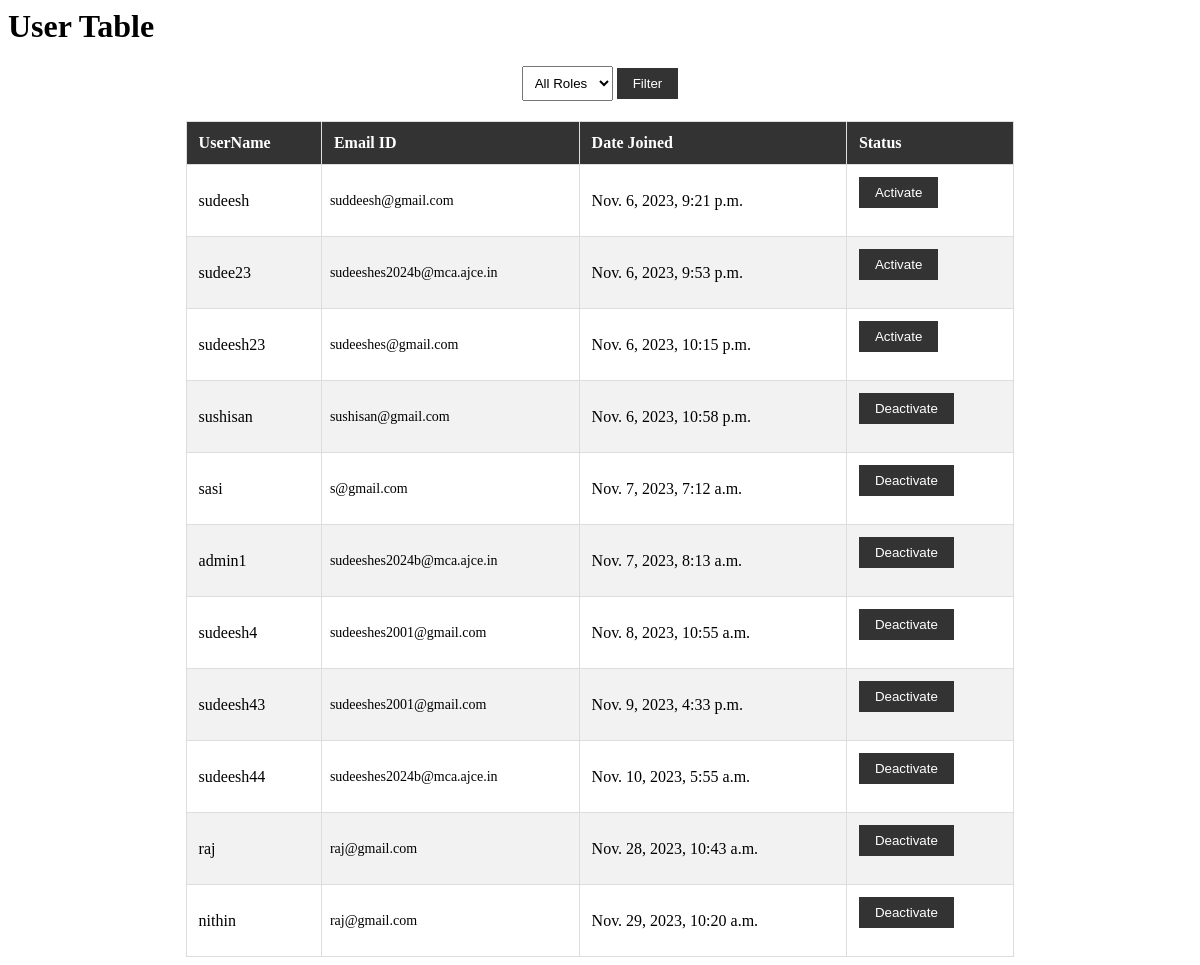
/user_account/, run on an earlier commit of the app's database.
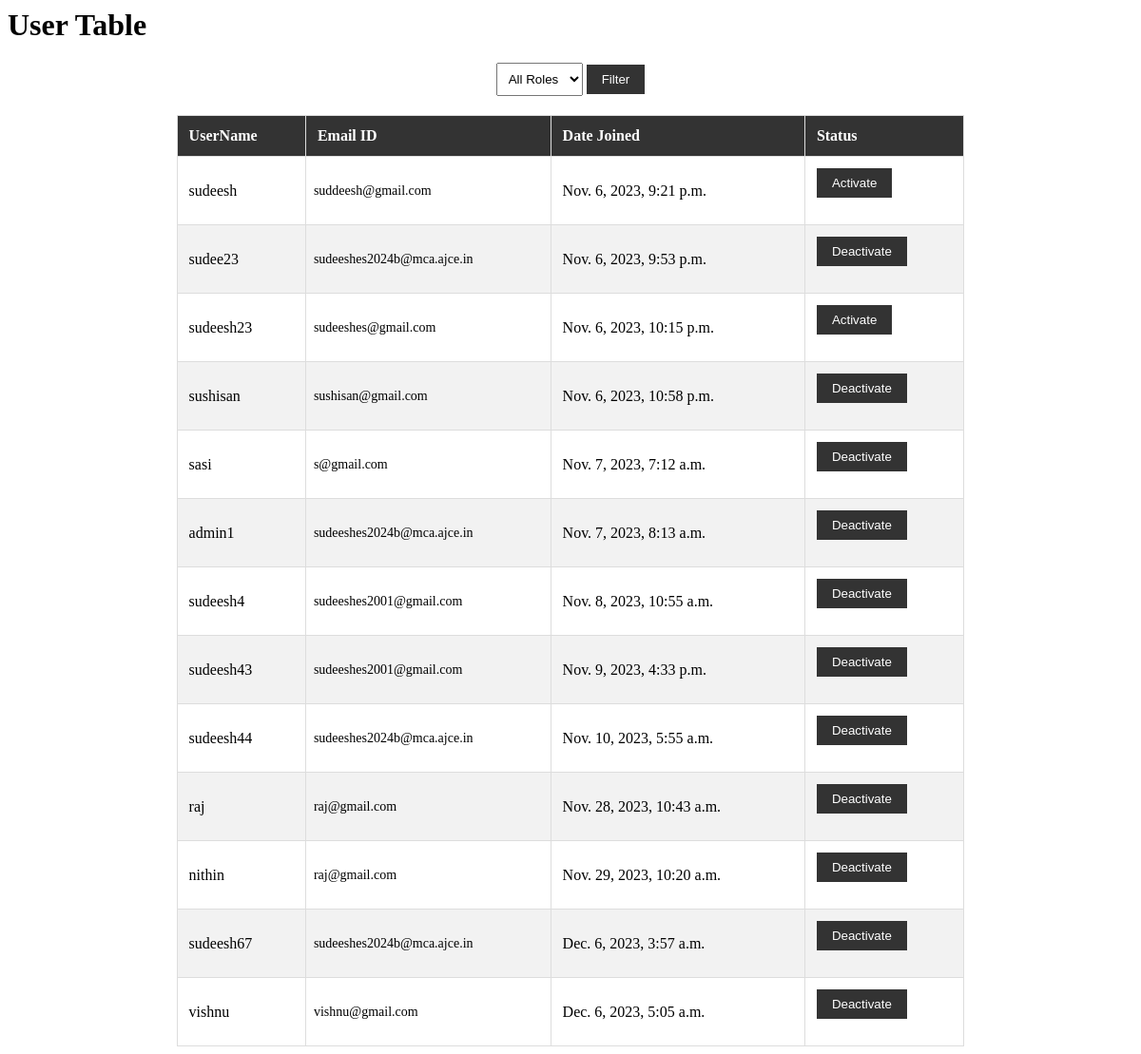
And on a later commit of the database.
### MyApp/models.py (models this page shows)
class User(AbstractUser):
    class Role(models.TextChoices):
        ADMIN = "ADMIN", "Admin"
        USER = "USER", "User"
        OFFICER = "OFFICER", "Officer"
    role = models.CharField(
        max_length=50,
        choices=Role.choices,
        default=Role.USER,
    )
    groups = models.ManyToManyField(
        Group,
        verbose_name="Groups",
        blank=True,
        related_name="myapp_user_set",
        related_query_name="user",
    )
    user_permissions = models.ManyToManyField(
        Permission,
        verbose_name="User Permissions",
        blank=True,
        related_name="myapp_user_set",
        related_query_name="user",
    )

### MyApp/views.py (the view)
# urls.py: path('user_account/',user_account,name='user_account'),
def user_account(request):
    role_filter = request.GET.get('role')
    users = User.objects.filter(~Q(is_superuser=True))  # Exclude superusers by default
    if role_filter:
        users = users.filter(role=role_filter)
    context = {'User_profiles': users, 'role_filter': role_filter}
    return render(request, 'admin/user_account.html',context)

### templates/admin/user_account.html (shortened to what this page needs)
<div>
    <h1>User Table</h1>
    <form action="{% url 'user_account' %}" method="GET">
    <div class="filter-container">
        <select id="roleFilter" name="role">
            <option value="">All Roles</option>
        </select>
        <button id="filterButton" type="submit">Filter</button>
    </form>
    </div>
    <table align='center'>
        <tr>
            <th>UserName</th>
            <th>Email ID</th>
            <th>Date Joined</th>
            <th>Status</th>
        </tr>
        <tbody>
            {% for Users in User_profiles %}
                {% if not Users.is_superuser %}
                    <tr>
                        <td>{{ Users.username }}</td>
                        <td>{{ Users.email }}</td>
                        <td>{{ Users.date_joined }}</td>
                        <td>{% if Users.is_active %}
                            <form method="post" action="{% url 'deactivate_user' Users.id %}">
                                <button type="submit">Deactivate</button>
                            </form>
                        {% else %}
                            <form method="post" action="{% url 'activate_user' Users.id %}">
                                <button type="submit">Activate</button>
                            </form>
                        {% endif %}
                        </td>
                    </tr>
                {% endif %}
            {% endfor %}
        </tbody>
    </table>

### templates/admin/user_account.html (style rules this page uses)
table { width: 70%; border-collapse: collapse; }
th, td { border: 1px solid #ddd; padding: 12px; text-align: left; }
th { background-color: #333; color: #fff; }
tr:nth-child(even) { background-color: #f2f2f2; }
td:nth-child(2) { padding: 8px; font-size: 14px; }
.filter-container { text-align: center; margin: 20px 0; }
select { padding: 8px; }
button { padding: 8px 16px; background-color: #333; color: #fff; border: none; cursor: pointer; }

What changed in the data, as far as the page shows it:
changed User "sudee23": is_active "Activate" → "Deactivate"
added User: username "sudeesh67", email "sudeeshes2024b@mca.ajce.in", date_joined "Dec. 6, 2023, 3:57 a.m.", is_active "Deactivate"
added User: username "vishnu", email "vishnu@gmail.com", date_joined "Dec. 6, 2023, 5:05 a.m.", is_active "Deactivate"
